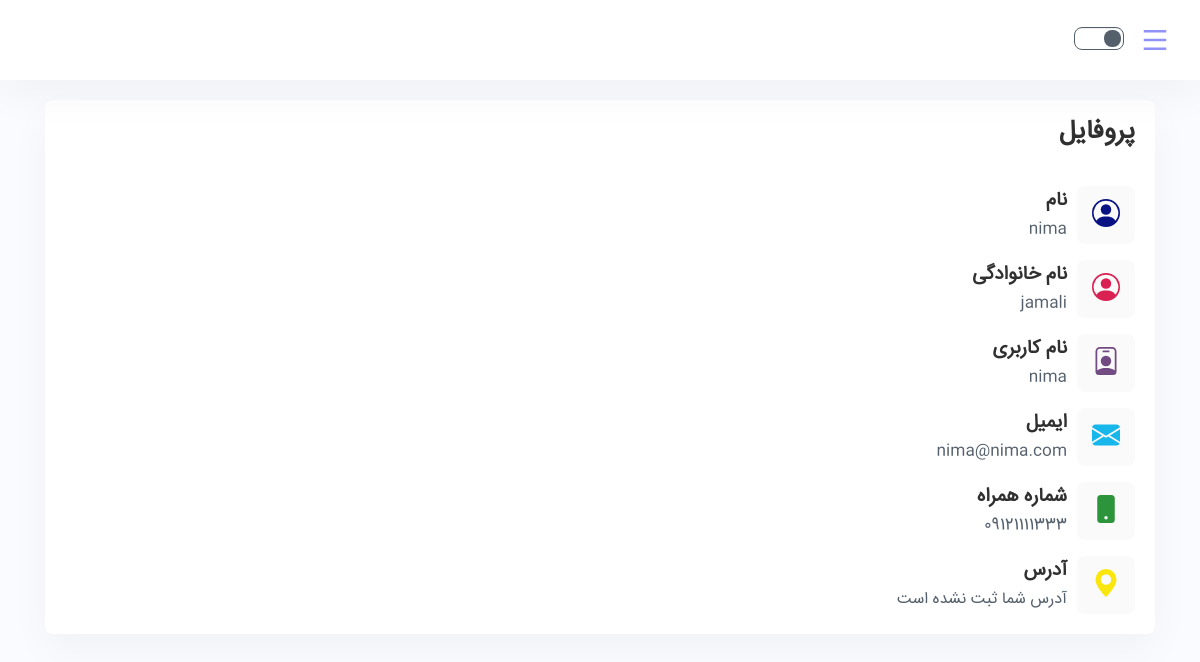
The app's page /user-profile-admin/nima with its own data.
### DongLand/models.py (models this page shows)
class User(AbstractUser):
    phone_number = models.CharField(max_length=100)
    address = models.CharField(max_length=200)

### DongLand/views.py (the view)
# urls.py: path('user-profile-admin/<username>', views.user_profile_admin, name='user_profile_admin'),
def user_profile_admin(request, username):
    list(messages.get_messages(request))
    user = User.objects.get(username=username)
    return render(request, "user_profile_admin.html", {"user": user})

### templates/user_profile_admin.html (shortened to what this page needs)
{% extends "admin_base.html" %}
{% load static %}
{% block content %}
    <div class="col-lg-12 col-md-12">
        <div class="card card-block card-stretch card-height">
            <div class="card-header">
                <div class="header-title">
                    <h4 class="card-title">پروفایل</h4>
                </div>
            </div>
            <div class="card-body">
                <ul class="list-inline p-0 m-0">
                    <li class="d-flex align-items-center mb-3">
                        <div class="profile-icon iq-icon-box rounded-small bg-light svg-danger text-center">
                        </div>
                        <div class="pl-3">
                            <h5>نام</h5>
                            <p class="mb-0">
                                {% if user.first_name %}
                                    {{ user.first_name }}
                                {% else %}
                                    نام شما ثبت نشده است
                                {% endif %}
                            </p>
                        </div>
                    </li>
                    <li class="d-flex align-items-center mb-3">
                        <div class="profile-icon iq-icon-box rounded-small bg-light svg-danger text-center">
                        </div>
                        <div class="pl-3">
                            <h5>نام خانوادگی</h5>
                            <p class="mb-0">
                                {% if user.last_name %}
                                    {{ user.last_name }}
                                {% else %}
                                    نام خانوادگی شما ثبت نشده است
                                {% endif %}
                            </p>
                        </div>
                    </li>
                    <li class="d-flex align-items-center mb-3">
                        <div class="profile-icon iq-icon-box rounded-small  bg-light svg-primary text-center">
                        </div>
                        <div class="pl-3">
                            <h5>نام کاربری</h5>
                            <p class="mb-0">
                                {% if user.username %}
                                    {{ user.username }}
                                {% else %}
                                    نام کاربری شما ثبت نشده است
                                {% endif %}
                            </p>
                        </div>
                    </li>
                    <li class="d-flex align-items-center mb-3">
                        <div class="profile-icon iq-icon-box rounded-small bg-light svg-warning text-center">
                        </div>
                        <div class="pl-3">
                            <h5>ایمیل</h5>
                            <p class="mb-0">
                                {% if user.email %}
                                    {{ user.email }}
                                {% else %}
                                    ایمیل شما ثبت نشده است
                                {% endif %}
                            </p>
                        </div>
                    </li>
                    <li class="d-flex align-items-center mb-3">
                        <div class="profile-icon iq-icon-box rounded-small  bg-light svg-success text-center">
                            <svg xmlns="http://www.w3.org/2000/svg" width="28" height="28" fill="#2c943a"
                                 class="bi bi-phone-fill" viewBox="0 0 16 16">
                                <path d="M3 2a2 2 0 0 1 2-2h6a2 2 0 0 1 2 2v12a2 2 0 0 1-2 2H5a2 2 0 0 1-2-2V2zm6 11a1 1 0 1 0-2 0 1 1 0 0 0 2 0z"/>
                            </svg>
                        </div>
                        <div class="pl-3">
                            <h5>شماره همراه</h5>
                            <p class="mb-0">
                                {% if user.phone_number %}
                                    {{ user.phone_number }}
                                {% else %}
                                    شماره همراه شما ثبت نشده است
                                {% endif %}
                            </p>
                        </div>
                    </li>
                    <li class="d-flex align-items-center">
                        <div class="profile-icon iq-icon-box rounded-small  bg-light svg-info text-center">
                            <svg xmlns="http://www.w3.org/2000/svg" width="28" height="28" fill="#fae60c"
                                 class="bi bi-geo-alt-fill" viewBox="0 0 16 16">
                                <path d="M8 16s6-5.686 6-10A6 6 0 0 0 2 6c0 4.314 6 10 6 10zm0-7a3 3 0 1 1 0-6 3 3 0 0 1 0 6z"/>
                            </svg>
                        </div>
                        <div class="pl-3">
                            <h5>آدرس</h5>
                            <p class="mb-0">
                                {% if user.address %}
                                    {{ user.address }}
                                {% else %}
                                    آدرس شما ثبت نشده است
                                {% endif %}
                            </p>
                        </div>
                    </li>
                </ul>
            </div>
        </div>
    </div>
{% endblock %}

### records on screen
User: first_name "nima", last_name "jamali", username "nima", email "nima@nima.com", phone_number "09121111333"
